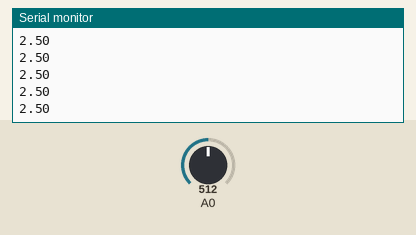
This sketch was run on a simulated Arduino Uno, built with avr-gcc and run on an emulated ATmega328P. On the bench: the last lines printed to the serial monitor. The inputs (shaded band) are chosen by the test bench; at power-on: A0 = 512.

Above: at 1.3 s.
1.4 s: A0 set to 716
At 1.41 s:
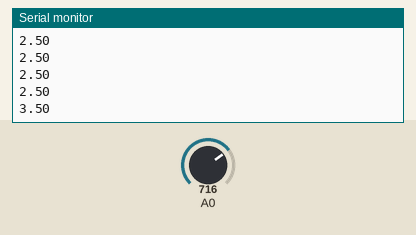
2.9 s: A0 set to 900
At 2.92 s:
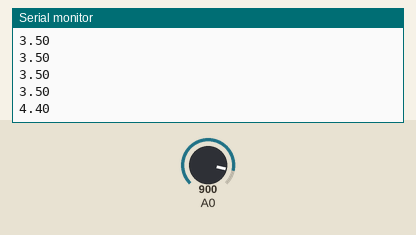
Timing chart, 0 to 5.9 s (numbered marks = the images above; inputs shaded):
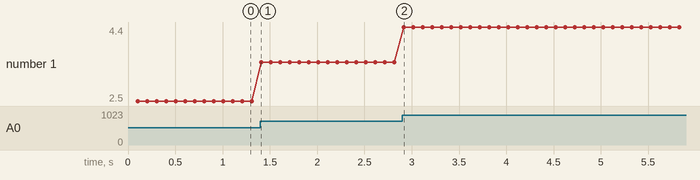

The sketch:

capacitor.ino
```cpp
int linea=0;

void setup() {
Serial.begin(9600);//configura la velocidad
delay(100);
}

void loop()
{

int lectura = analogRead(A0); //0 - 1023
float conversion = 5.0*lectura/1023.0;//Modificación para convertir a Voltaje
linea=linea + 1;

Serial.println(conversion);
delay(100);

}
```

Measured:
- after the input at 1.4 s, the serial monitor: prints a new line at once (image 1)
- after the input at 2.9 s, the serial monitor: prints a new line at once (image 2)
- plotted number 1: 2.5 → 3.5 after the input at 1.4 s, 3.5 → 4.4 after the input at 2.9 s
